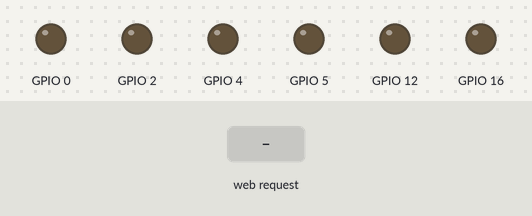
A sketch run on a simulated ESP8266 (NodeMCU). Parts: output pins drawn as LEDs (lit = HIGH). The test bench sets the inputs (shaded band). WiFi joins after 1.5 s; servers stay silent unless stated; what the sketch prints to the serial monitor is not drawn.

Above: at 2.7 s.
2.8 s: HTTP request GET /?LED1=ON received
At 4.4 s:
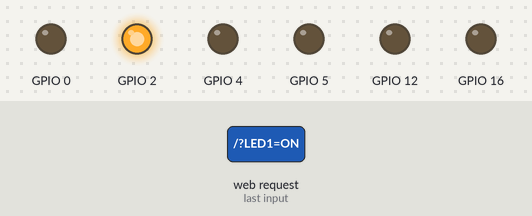
5.3 s: HTTP request GET /?LED2=ON received
At 7.5 s:
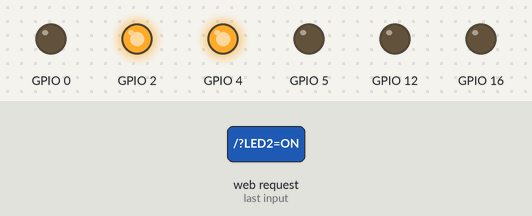
7.8 s: HTTP request GET /?LED1=OFF received
At 9.5 s:
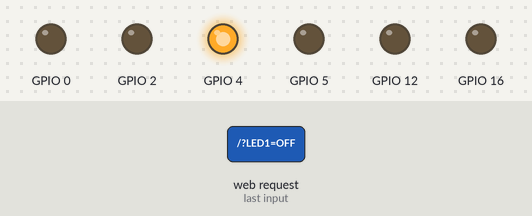
10.3 s: HTTP request GET /?LED3=ON received
At 12.5 s:
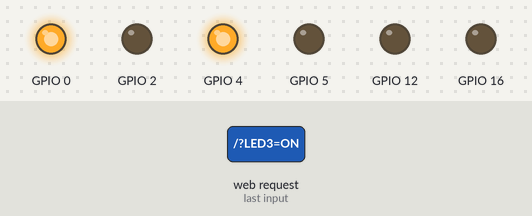
12.8 s: HTTP request GET /?LED2=OFF received
At 14.4 s:
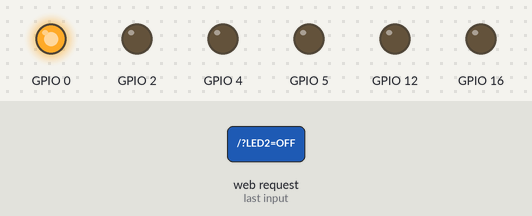
15.3 s: HTTP request GET /?LED3=OFF received
At 17.5 s:
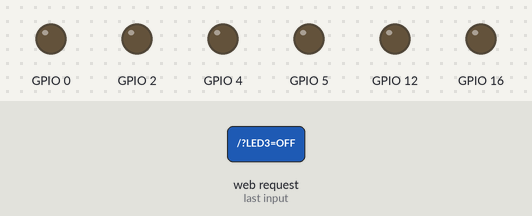
Timing chart, 0 to 18.8 s (numbered marks = the images above; inputs shaded):
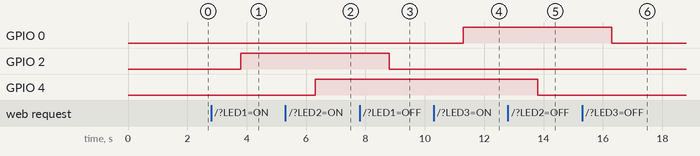

Measured:
- after the input at 2.8 s, GPIO 2: LOW → HIGH after 1.0 s
- after the input at 5.3 s, GPIO 4: LOW → HIGH after 1.0 s
- after the input at 7.8 s, GPIO 2: HIGH → LOW after 1.0 s
- after the input at 10.3 s, GPIO 0: LOW → HIGH after 1.0 s
- after the input at 12.8 s, GPIO 4: HIGH → LOW after 1.0 s
- after the input at 15.3 s, GPIO 0: HIGH → LOW after 1.0 s

The sketch:

Encender_led_D4.ino
```cpp
#include <ESP8266WiFi.h>

const char* ssid = "sagemcom7670";
const char* password = "JMZYCJNW2MYCJM";


WiFiServer server(80);

void setup() {
  Serial.begin(9600);
  delay(10);

  //Configuración  del GPIO2
  pinMode(2, OUTPUT);
  digitalWrite(2,LOW);
  pinMode(4, OUTPUT);
  digitalWrite(4,LOW);
  pinMode(5, OUTPUT);
  digitalWrite(5,LOW);
  pinMode(0, OUTPUT);
  digitalWrite(0,LOW);
  pinMode(16, OUTPUT);
  digitalWrite(16,LOW);
  pinMode(12, OUTPUT);


  Serial.println();
  Serial.println();
  Serial.print("Conectandose a red : ");
  Serial.println(ssid);

  WiFi.begin(ssid, password); //Conexión a la red

  while (WiFi.status() != WL_CONNECTED)
  {
    delay(500);
    Serial.print(".");
  }
  Serial.println("");
  Serial.println("WiFi conectado");


  server.begin(); //Iniciamos el servidor
  Serial.println("Servidor Iniciado");


  Serial.println("Ingrese desde un navegador web usando la siguiente IP:");
  Serial.println(WiFi.localIP()); //Obtenemos la IP
}

void loop() {

  WiFiClient client = server.available();
  if (client) //Si hay un cliente presente
  {
    Serial.println("Nuevo Cliente");

    //esperamos hasta que hayan datos disponibles
    while(!client.available()&&client.connected())
    {
    delay(1);
    }

    // Leemos la primera línea de la petición del cliente.
    String linea1 = client.readStringUntil('r');
    Serial.println(linea1);

    if (linea1.indexOf("LED1=ON")>0) //Buscamos un LED=ON en la 1°Linea
    {
      digitalWrite(2,HIGH);
    }
    if (linea1.indexOf("LED1=OFF")>0)//Buscamos un LED=OFF en la 1°Linea
    {
      digitalWrite(2,LOW);
    }


     if (linea1.indexOf("LED2=ON")>0) //Buscamos un LED=ON en la 1°Linea
    {
      digitalWrite(4,HIGH);
    }
    if (linea1.indexOf("LED2=OFF")>0)//Buscamos un LED=OFF en la 1°Linea
    {
      digitalWrite(4,LOW);
    }

    if (linea1.indexOf("LED3=ON")>0) //Buscamos un LED=ON en la 1°Linea
    {
      digitalWrite(0,HIGH);
    }
    if (linea1.indexOf("LED3=OFF")>0)//Buscamos un LED=OFF en la 1°Linea
    {
      digitalWrite(0,LOW);
    }

    if (linea1.indexOf("LED4=ON")>0) //Buscamos un LED=ON en la 1°Linea
    {
      digitalWrite(5,HIGH);
    }
    if (linea1.indexOf("LED4=OFF")>0)//Buscamos un LED=OFF en la 1°Linea
    {
      digitalWrite(5,LOW);
    }
    if (linea1.indexOf("LED5=ON")>0) //Buscamos un LED=ON en la 1°Linea
    {
      digitalWrite(16,HIGH);
    }
    if (linea1.indexOf("LED5=OFF")>0)//Buscamos un LED=OFF en la 1°Linea
    {
      digitalWrite(16,LOW);
    }
    if (linea1.indexOf("Agua=OFF")>0)//Buscamos un LED=OFF en la 1°Linea
    {
      digitalWrite(12,LOW);
    }
    if (linea1.indexOf("Agua=ON")>0)//Buscamos un LED=OFF en la 1°Linea
    {
      digitalWrite(12,HIGH);
    }
    client.flush();

    Serial.println("Enviando respuesta...");
    //Encabesado http
    client.println("HTTP/1.1 200 OK");
    client.println("Content-Type: text/html");
    client.println("Connection: close");// La conexión se cierra después de finalizar de la respuesta
    client.println();
    //Pagina html  para en el navegador
    client.println("<!DOCTYPE HTML>");
    client.println("<html>");
    client.println("<head><title>Naylam Mechatronics</title>");
    client.println("<body>");
    client.println("<h1 align='center'>Test ESP8266</h1>");
    client.println("<div style='text-align:center;'>");
    client.println("<br />");
    client.println("<button onClick=location.href='./?LED1=ON'>LED ON</button>");
    client.println("<button onClick=location.href='./?LED1=OFF'>LED OFF</button>");

    client.println("<button onClick=location.href='./?LED2=ON'>LED2 ON</button>");
    client.println("<button onClick=location.href='./?LED2=OFF'>LED2 OFF</button>");

    client.println("<button onClick=location.href='./?LED3=ON'>LED3 ON</button>");
    client.println("<button onClick=location.href='./?LED3=OFF'>LED3 OFF</button>");

    client.println("<button onClick=location.href='./?Agua=ON'>Agua ON</button>");
    client.println("<button onClick=location.href='./?Agua=OFF'>Agua OFF</button>");

    client.println("<br />");
    client.println("</div>");
    client.println("</body>");
    client.println("</html>");

    delay(1);
    Serial.println("respuesta enviada");
    Serial.println();

  }
}
```
